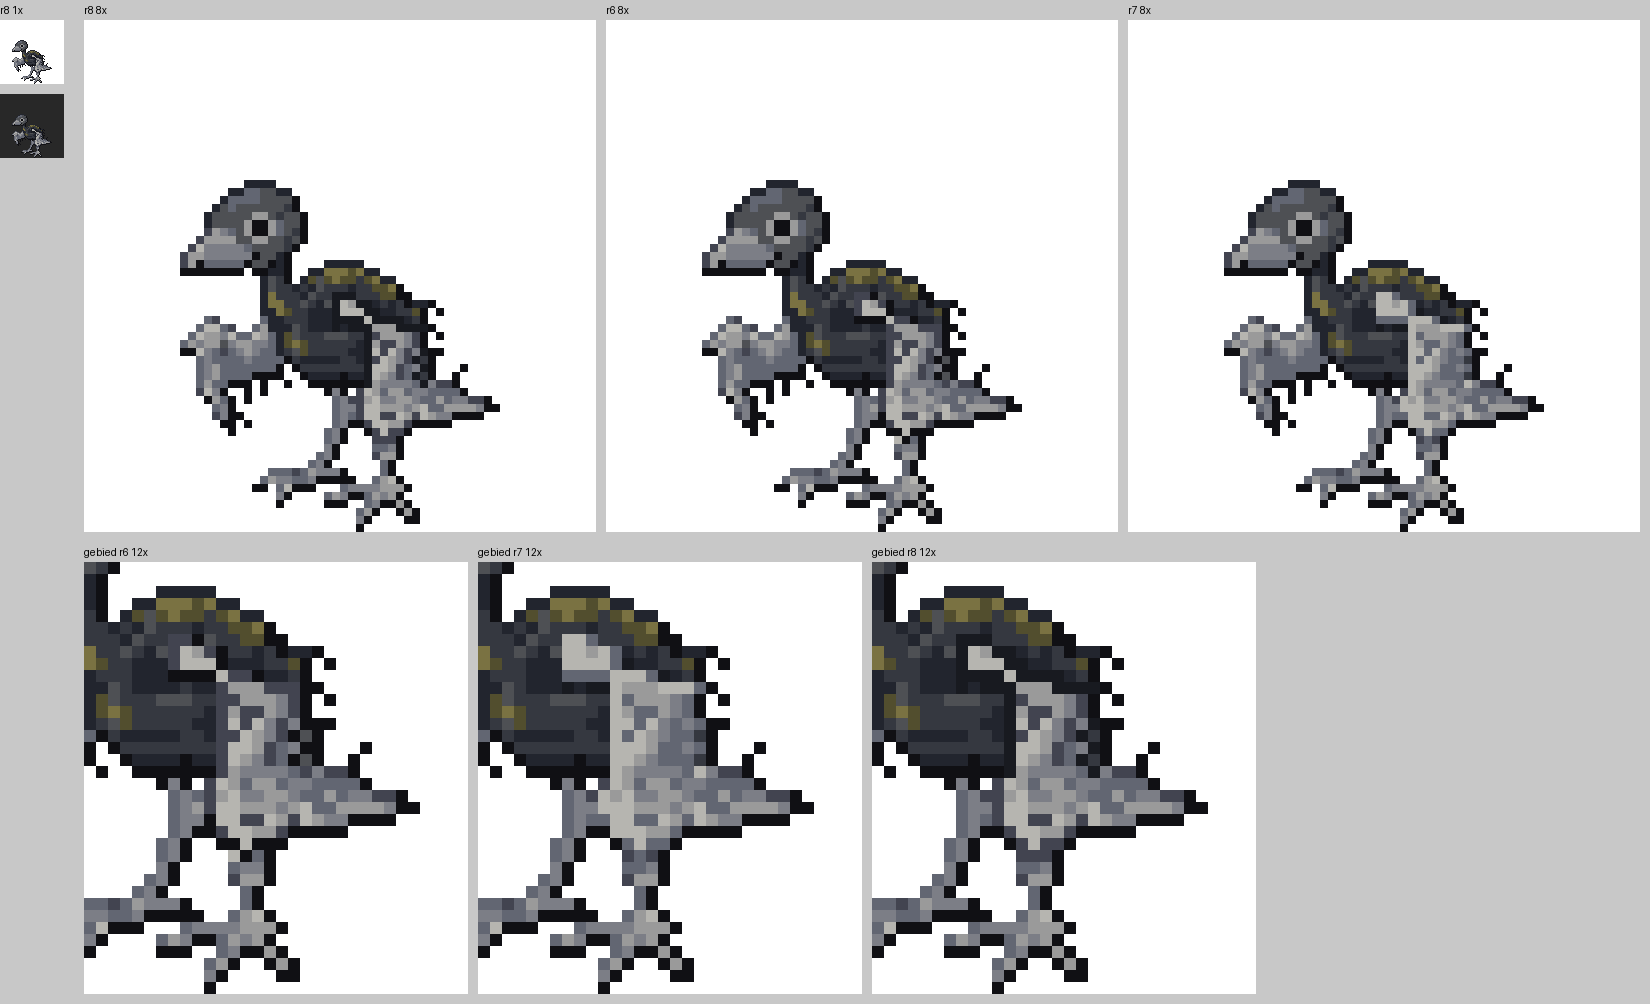

Python code for this plot:
# vel.png: r8 1x wit/donker | r8 8x | r6 8x | r7 8x | close-up gebied r6 | r7 | r8 (12x)
from PIL import Image, ImageDraw
def rgb(fn,z,bg=(255,255,255)):
    im=Image.open(fn).convert('RGBA'); im=im.resize((im.width*z,im.height*z),Image.NEAREST)
    b=Image.new('RGB',im.size,bg); b.paste(im,(0,0),im); return b
r8,r7,r6='kuiken_r8.png','../r7/kuiken_r7.png','../r6/kuiken_r6.png'
z=8; P=512; box=(24,28,56,64); Z=12; cw=(box[2]-box[0])*Z; ch=(box[3]-box[1])*Z
vel=Image.new('RGB',(84+3*(P+10),P+30+ch+30),(200,200,200)); d=ImageDraw.Draw(vel)
vel.paste(rgb(r8,1),(0,20)); vel.paste(rgb(r8,1,(40,40,40)),(0,94)); d.text((0,4),'r8 1x',fill=0); x=84
for nm,fn in (('r8 8x',r8),('r6 8x',r6),('r7 8x',r7)): vel.paste(rgb(fn,z),(x,20)); d.text((x,4),nm,fill=0); x+=P+10
x=84; y=P+50
for nm,fn in (('gebied r6 12x',r6),('gebied r7 12x',r7),('gebied r8 12x',r8)):
    vel.paste(rgb(fn,Z).crop((box[0]*Z,box[1]*Z,box[2]*Z,box[3]*Z)),(x,y)); d.text((x,y-16),nm,fill=0); x+=cw+10
vel.save('vel.png')
